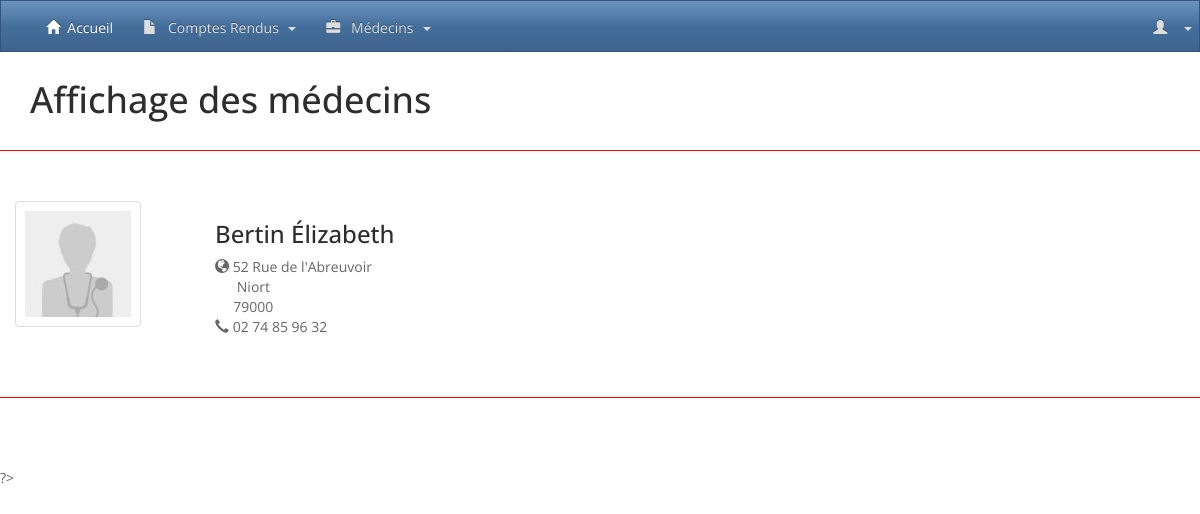
Screenshot of /afficher_medecin.php?id=2 with the database file from the repository.
### tables this page shows
CREATE TABLE IF NOT EXISTS `medecin` (
  `ID` int(11) NOT NULL AUTO_INCREMENT,
  `ID_POSSEDE` int(11) NOT NULL,
  `NOM` varchar(255) DEFAULT NULL,
  `PRENOM` varchar(255) DEFAULT NULL,
  `ADRESSE` varchar(255) DEFAULT NULL,
  `VILLE_MEDECIN` varchar(255) NOT NULL,
  `CP_MEDECIN` int(5) NOT NULL,
  `TEL` varchar(32) DEFAULT NULL,
  `DEPARTEMENT` int(2) DEFAULT NULL,
  PRIMARY KEY (`ID`),
  KEY `FK_MEDECIN_SPECIALITE` (`ID_POSSEDE`)
);

### afficher_medecin.php (the view, shortened to what this page needs)
<?php
  include("lib/function.php");
if (isset($_GET['page']) && is_numeric($_GET['page'])){
      $page = $_GET['page'];
      $nbParPage = 4;
      $limit = ($page-1) * $nbParPage;
      if (isset($_GET['q'])) {
          $search= substr_replace($_GET['q'], '%', 0, 0);
          $search .= '%';
          $search = $bdd->quote($search);
          $query =
              "SELECT * FROM medecin
                WHERE nom LIKE ".$search." OR prenom LIKE ".$search." ORDER BY nom DESC LIMIT $limit, $nbParPage";
          $result=$bdd->query($query);
          $medecins = $result->fetchAll();
          if($result->rowCount()<1){
            if ($page==1) {
            setFlash("warning","Aucun résultats ne correspond à votre recherche.");
            header('Location: '.WEBROOT.'afficher_medecin.php?page=1');
            die();
            }
            setFlash("info","Il n'y a plus de compte-rendu ensuite pour votre recherche, vous avez été redirigé en première page.");
            header('Location: '.WEBROOT.'afficher_medecin.php?page=1&q='.$_GET['q']);
            die();
          }
          $title = "<small>Rechercher: '".$_GET['q']."'</small>";
        }
        else{
            $query =
            "SELECT * FROM medecin
              ORDER BY nom DESC LIMIT $limit, $nbParPage";
            $result = $bdd->query($query);
            $medecins = $result->fetchAll();
          if($result->rowCount()<1){
            setFlash("info","Il n'y a plus de compte-rendu ensuite, vous avez été redirigé en première page.");
            header('Location: '.WEBROOT.'afficher_medecin.php?page=1');
            die();
          }
        }
}
elseif (isset($_GET['id']) && is_numeric($_GET['id'])) {
      $IdRapport = $bdd->quote($_GET['id']);
      $query =
      "SELECT * FROM medecin
        WHERE ID = ".$IdRapport;
      $result=$bdd->query($query);
      $medecins = $result->fetchAll();
}
else{
      setFlash("danger","L'id saisi est incorrect");
       header('Location: '.WEBROOT);
       die();
}
  include("partials/header.php");
  include("partials/navbar.php");
?>
<div class="container">
  <h1>
  Affichage des médecins
  </h1>
  <div class="row">
      <?php foreach($medecins as $unMedecin):?>
          <article class="compte-rendu-list row">
            <div class="col-md-2">
            <img src="<?= WEBROOT ?>images/portrait-medecin.jpg" class="img-thumbnail">
            </div>
            <div class="col-md-10">
              <ul>
                <li><h3><?= $unMedecin['NOM'].' '.$unMedecin['PRENOM'] ?></h3></li>
                <li><span class="glyphicon glyphicon-globe"></span>&nbsp;<?= $unMedecin['ADRESSE'] ?></li>
                <li>&nbsp;&nbsp;&nbsp;&nbsp;&nbsp;<?= $unMedecin['VILLE_MEDECIN'] ?></li>
                <li>&nbsp;&nbsp;&nbsp;&nbsp;&nbsp;<?= $unMedecin['CP_MEDECIN'] ?></li>
                <li><span class="glyphicon glyphicon-earphone"></span>&nbsp;<?= $unMedecin['TEL'] ?></li>
              </ul>
            </div>
          </article>
      <?php endforeach; ?>
  </div>
</div>
      ?>
<?php include("partials/footer.php");?>

### assets/css/custom.css (style rules this page uses)
.compte-rendu-list:first-child { border-top:solid #FF0000; border-top-width:thin; padding-top: 50px; margin-top: 20px; }
.compte-rendu-list { border-bottom:solid #ff0000; border-bottom-width:thin; padding-bottom: 50px; margin-bottom: 70px; }
.compte-rendu-list ul { margin-top: 15px; padding-left: 0 !important; list-style: none; }

### rows the page displays
medecin: NOM "Bertin", PRENOM "Élizabeth", ADRESSE "52 Rue de l'Abreuvoir", VILLE_MEDECIN "Niort", CP_MEDECIN "79000", TEL "02 74 85 96 32"
